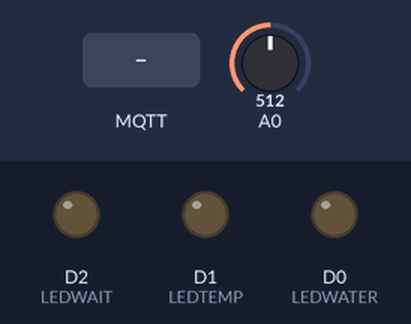
This sketch was run on a simulated ESP8266 (NodeMCU). Shown: output pins drawn as LEDs (lit = HIGH). The inputs (shaded band) are chosen by the test bench; at power-on: A0 = 512. WiFi joins after 1.5 s; servers stay silent unless stated; no MQTT or app messages arrive unless stated; what the sketch prints to the serial monitor is not drawn.

Above: at 2.7 s.
2.8 s: MQTT message "5" arrives on the first subscribed topic
At 4.0 s:
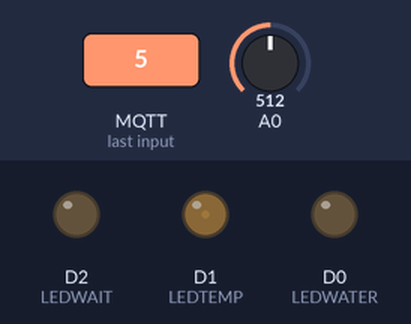
5.8 s: MQTT message "90" arrives on the first subscribed topic
At 6.7 s:
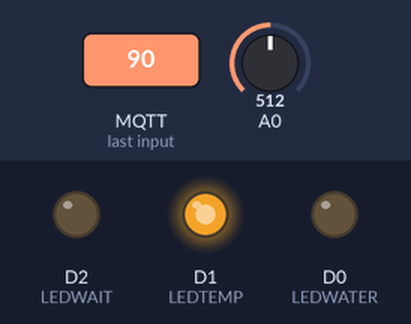
Timing chart, 0 to 9.3 s (numbered marks = the images above; inputs shaded):
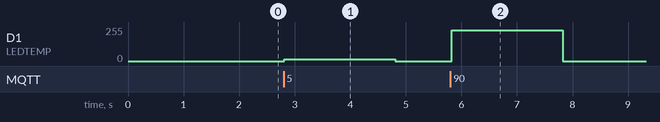

Measured:
- after the input at 2.8 s, D1 (LEDTEMP): 0/255 → 13/255 at once, → 0/255 2.0 s later
- after the input at 5.8 s, D1 (LEDTEMP): 0/255 → 230/255 at once, → 0/255 2.0 s later

The sketch:

mqtt_esp8266.ino
```cpp
#include <ESP8266WiFi.h>
#include <PubSubClient.h>
#include <MFRC522.h>
#include <SPI.h>

#define RST_PIN         D3         // Configurable, see typical pin layout above
#define SS_PIN          D8        // Configurable, see typical pin layout above

MFRC522 rfid(SS_PIN, RST_PIN);
// Update these with values suitable for your network.
byte nuidPICC[4];
#define MSG_BUFFER_SIZE  (50)
char msg[MSG_BUFFER_SIZE];

const char* ssid = "iPhone";
const char* password = "shayshay1";
const char* mqtt_server = "172.20.10.2";

WiFiClient espClient;
PubSubClient client(espClient);
unsigned long lastMsg = 0;

int value = 0;
String userid;

int LEDWATER = D0;
int LEDTEMP = D1;
int LEDWAIT = 4;


void setup_wifi() {

  delay(10);
  // We start by connecting to a WiFi network
  Serial.println();
  Serial.print("Connecting to ");
  Serial.println(ssid);

  WiFi.mode(WIFI_STA);
  WiFi.begin(ssid, password);

  while (WiFi.status() != WL_CONNECTED) {
    delay(500);
    Serial.print(".");
  }

  randomSeed(micros());

  Serial.println("");
  Serial.println("WiFi connected");
  Serial.println("IP address: ");
  Serial.println(WiFi.localIP());
}

void callback(char* topic, byte* payload, unsigned int length) {
  String inmsg;
  int temp=0;
  int waterlevel=0;
  int newt,neww=0;
  String tempstr;
  String waterlevelstr;
  for (int i = 0; i < length; i++) {
    inmsg += (char)payload[i];
  }
  tempstr = inmsg.substring(0,2);
  waterlevelstr = inmsg.substring(2,4);
  newt = tempstr.toInt();
  neww = waterlevelstr.toInt();
  Serial.printf("\nwater lvl is :%d and temp is :%d\n",neww,newt);
  temp = map(newt, 0,100, 0,255);
  waterlevel = map(neww, 0,100, 0,255);

  int sensorvalue=analogRead(A0);
  int value = map(sensorvalue, 0,1023, 0,255);
  analogWrite(LEDTEMP,temp);
  while(value<waterlevel){
    sensorvalue=analogRead(A0);
    value = map(sensorvalue, 0,1023, 0,255);
    analogWrite(LEDWATER,value);
    Serial.printf("\nwater lvl is :%d and we want :%d\n",value,waterlevel);
    digitalWrite(LEDWAIT,HIGH);
    delay(200);
    digitalWrite(LEDWAIT,LOW);
    delay(200);
  }
  delay(2000);
  digitalWrite(LEDTEMP,LOW);
  digitalWrite(LEDWATER,LOW);
}

void reconnect() {
  while (!client.connected()) {
    Serial.print("Attempting MQTT connection...");
    String clientId = "ESP";
    // Attempt to connect
    if (client.connect(clientId.c_str())) {
      client.subscribe("userdata");
    } else {
      delay(5000);
    }
  }
}

void setup() {

  Serial.begin(9600);
  SPI.begin();      // Init SPI bus
  rfid.PCD_Init();   // Init MFRC522
  rfid.PCD_DumpVersionToSerial();  // Show details of PCD - MFRC522 Card Reader details
  setup_wifi();
  client.setServer(mqtt_server, 1883);
  client.setCallback(callback);
  pinMode(LEDWATER,OUTPUT);
  pinMode(LEDTEMP,OUTPUT);
  pinMode(LEDWAIT,OUTPUT);
}

void loop() {

  if (!client.connected()) {
    reconnect();
  }
  client.loop();
  if ( ! rfid.PICC_IsNewCardPresent()) {
    return;
  }
  if ( ! rfid.PICC_ReadCardSerial()) {
    return;
  }
  Serial.print(F("PICC type: "));
  MFRC522::PICC_Type piccType = rfid.PICC_GetType(rfid.uid.sak);
  Serial.println(rfid.PICC_GetTypeName(piccType));

  // Check is the PICC of Classic MIFARE type
  if (piccType != MFRC522::PICC_TYPE_MIFARE_MINI &&
    piccType != MFRC522::PICC_TYPE_MIFARE_1K &&
    piccType != MFRC522::PICC_TYPE_MIFARE_4K) {
    Serial.println(F("Your tag is not of type MIFARE Classic."));
    return;
  }
  for (byte i = 0; i < 4; i++) {
      nuidPICC[i] = rfid.uid.uidByte[i];
  }

for (byte i = 0; i < rfid.uid.size; i++) {
  userid += String(rfid.uid.uidByte[i], HEX);
}
Serial.printf("sending %s\n",userid.c_str());
client.publish("userid", userid.c_str());
  userid="";
  // Halt PICC
  rfid.PICC_HaltA();
  // Stop encryption on PCD
  rfid.PCD_StopCrypto1();
}
```
